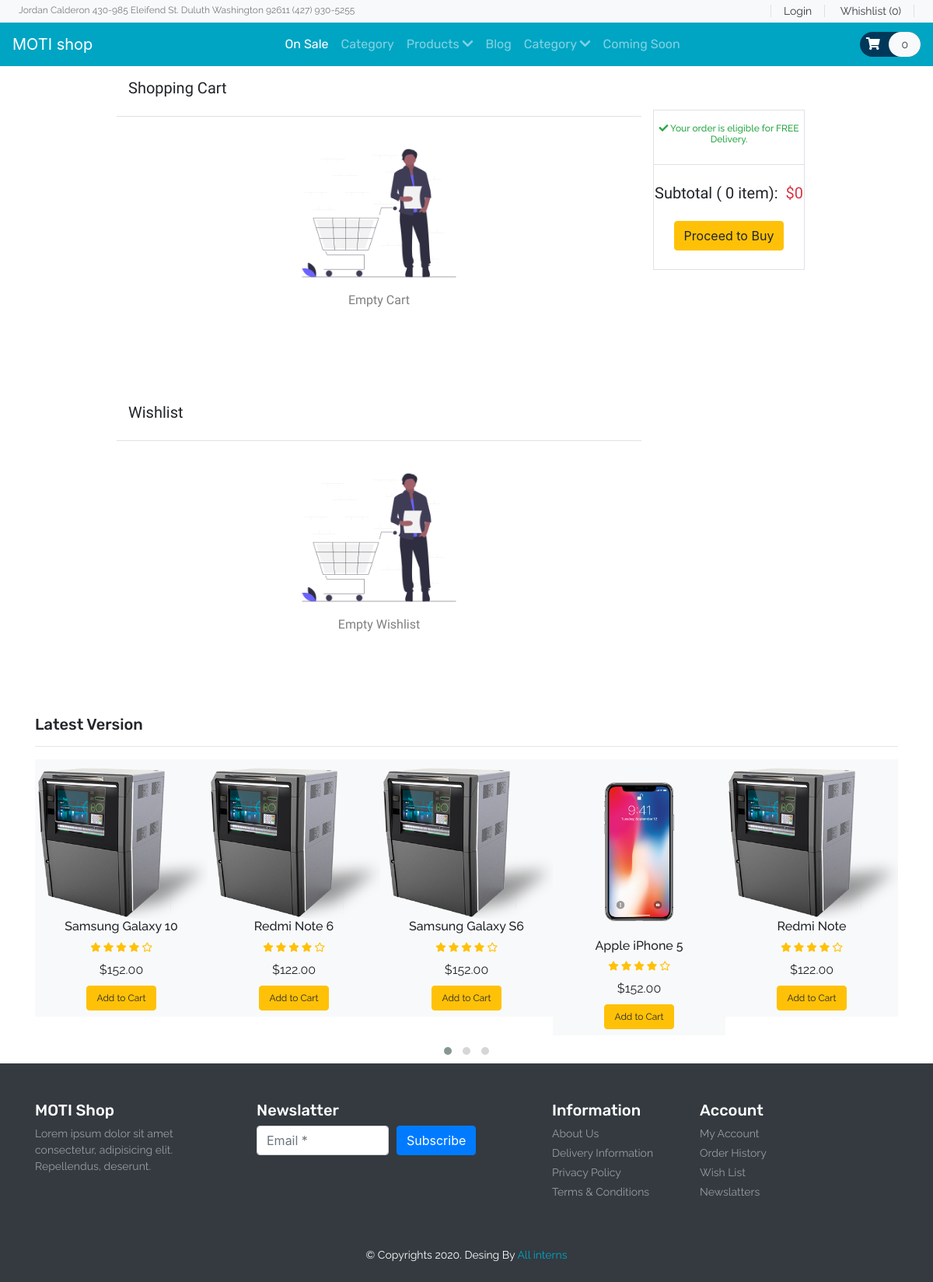
The app's page /cart.php with its own data.
### tables this page shows
CREATE TABLE `product` (
  `item_id` int(11) NOT NULL,
  `item_brand` varchar(200) NOT NULL,
  `item_name` varchar(255) NOT NULL,
  `item_price` double(10,2) NOT NULL,
  `item_image` varchar(255) NOT NULL,
  `item_register` datetime DEFAULT NULL
);

### cart.php (called while the page is built, shortened)
<?php
include ('header.php');
?>
<?php
        count($product->getData('cart')) ? include ('Template/_cart-template.php') :  include ('Template/notFound/_cart_notFound.php');
        count($product->getData('wishlist')) ? include ('Template/_wishilist_template.php') :  include ('Template/notFound/_wishlist_notFound.php');
        include ('Template/_new-phones.php');
?>
<?php
include ('footer.php');
?>

### database/DBController.php (called while the page is built, shortened)
<?php
class DBController
{
    protected $host = 'localhost';
    protected $user = 'root';
    protected $password = '';
    protected $database = "shopee";
    public function __construct()
    {
        $this->con = mysqli_connect($this->host, $this->user, $this->password, $this->database);
    }
}

### functions.php (called while the page is built)
<?php
require ('database/DBController.php');
require ('database/Product.php');
require ('database/Cart.php');
$db = new DBController();
$product = new Product($db);
$product_shuffle = $product->getData();
$Cart = new Cart($db );

### database/Product.php (called while the page is built, shortened)
<?php
class Product
{
    public $db = null;
    public function __construct(DBController $db)
    {
        $this->db = $db;
    }
    public function getData($table = 'product'){
        $result = $this->db->con->query("SELECT * FROM {$table}");
        $resultArray = array();
        while ($item = mysqli_fetch_array($result, MYSQLI_ASSOC)){
            $resultArray[] = $item;
        }
        return $resultArray;
    }
}

### Template/_new-phones.php (the view, shortened to what this page needs)
<?php
shuffle($product_shuffle);
?>
<section id="new-phones">
    <div class="container">
        <h4 class="font-rubik font-size-20">Latest Version</h4>
        <hr>
        <div class="owl-carousel owl-theme">
            <?php foreach ($product_shuffle as $item) { ?>
                <div class="item py-2 bg-light">
                    <div class="product font-rale">
                        <a href="<?php printf('%s?item_id=%s', 'product.php',  $item['item_id']); ?>"><img src="<?php echo $item['item_image'] ?? "./assets/products/1.png"; ?>" alt="product1" class="img-fluid"></a>
                        <div class="text-center">
                            <h6><?php echo  $item['item_name'] ?? "Unknown";  ?></h6>
                            <div class="rating text-warning font-size-12">
                                <span><i class="fas fa-star"></i></span>
                                <span><i class="fas fa-star"></i></span>
                                <span><i class="fas fa-star"></i></span>
                                <span><i class="fas fa-star"></i></span>
                                <span><i class="far fa-star"></i></span>
                            </div>
                            <div class="price py-2">
                                <span>$<?php echo $item['item_price'] ?? '0' ; ?></span>
                            </div>
                            <form method="post">
                                <?php
                                if (in_array($item['item_id'], $Cart->getCartId($product->getData('cart')) ?? [])){
                                    echo '<button type="submit" disabled class="btn btn-success font-size-12">In the Cart</button>';
                                }else{
                                    echo '<button type="submit" name="top_sale_submit" class="btn btn-warning font-size-12">Add to Cart</button>';
                                }
                                ?>
                            </form>
                        </div>
                    </div>
                </div>
            <?php }  ?>
        </div>
    </div>
</section>

### header.php (shortened to what this page needs)
<!DOCTYPE html>
<html lang="en">
<head>
    <link rel="stylesheet" href="https://stackpath.bootstrapcdn.com/bootstrap/4.4.1/css/bootstrap.min.css">
    <link rel="stylesheet" href="https://cdnjs.cloudflare.com/ajax/libs/OwlCarousel2/2.3.4/assets/owl.carousel.min.css" />
    <link rel="stylesheet" href="https://cdnjs.cloudflare.com/ajax/libs/OwlCarousel2/2.3.4/assets/owl.theme.default.min.css" />
    <link rel="stylesheet" href="https://cdnjs.cloudflare.com/ajax/libs/font-awesome/5.13.0/css/all.min.css" />
    <link rel="stylesheet" href="style.css">
    <?php
    require ('functions.php');
    ?>
</head>
<body>
<header id="header">
    <div class="strip d-flex justify-content-between px-4 py-1 bg-light">
        <p class="font-rale font-size-12 text-black-50 m-0">Jordan Calderon 430-985 Eleifend St. Duluth Washington 92611 (427) 930-5255</p>
        <div class="font-rale font-size-14">
            <a href="#" class="px-3 border-right border-left text-dark">Login</a>
            <a href="#" class="px-3 border-right text-dark">Whishlist (0)</a>
        </div>
    </div>
    <nav class="navbar navbar-expand-lg navbar-dark color-second-bg">
        <a class="navbar-brand" href="#">MOTI shop</a>
        <div class="collapse navbar-collapse" id="navbarNav">
            <ul class="navbar-nav m-auto font-rubik">
                <li class="nav-item active">
                    <a class="nav-link" href="index.php">On Sale</a>        </li>
                <li class="nav-item">
                    <a class="nav-link" href="#">Category</a>
                </li>
                <li class="nav-item">
                    <a class="nav-link" href="product.php">Products <i class="fas fa-chevron-down"></i></a>
                </li>
                <li class="nav-item">
                    <a class="nav-link" href="#">Blog</a>
                </li>
                <li class="nav-item">
                    <a class="nav-link" href="cart.php">Category <i class="fas fa-chevron-down"></i></a>
                </li>
                <li class="nav-item">
                    <a class="nav-link" href="#">Coming Soon</a>
                </li>
            </ul>
            <form action="#" class="font-size-14 font-rale">
                <a href="cart.php" class="py-2 rounded-pill color-primary-bg">
                    <span class="font-size-16 px-2 text-white"><i class="fas fa-shopping-cart"></i></span>
                    <span class="px-3 py-2 rounded-pill text-dark bg-light"><?php echo count($product->getData('cart')); ?></span>
                </a>
            </form>
        </div>
    </nav>
</header>
<main id="main-site">

### Template/notFound/_cart_notFound.php
<section id="cart" class="py-3 mb-5">
    <div class="container-fluid w-75">
        <h5 class="font-baloo font-size-20">Shopping Cart</h5>
        <div class="row">
            <div class="col-sm-9">
                    <div class="row border-top py-3 mt-3">
                        <div class="col-sm-12 text-center py-2">
                            <img src="./assets/blog/empty_cart.png" alt="Empty Cart" class="img-fluid" style="height: 200px;">
                            <p class="font-baloo font-size-16 text-black-50">Empty Cart</p>
                        </div>
                    </div>
            </div>
            <div class="col-sm-3">
                <div class="sub-total border text-center mt-2">
                    <h6 class="font-size-12 font-rale text-success py-3"><i class="fas fa-check"></i> Your order is eligible for FREE Delivery.</h6>
                    <div class="border-top py-4">
                        <h5 class="font-baloo font-size-20">Subtotal ( <?php echo isset($subTotal) ? count($subTotal) : 0; ?> item):&nbsp; <span class="text-danger">$<span class="text-danger" id="deal-price"><?php echo isset($subTotal) ? $Cart->getSum($subTotal) : 0; ?></span> </span> </h5>
                        <button type="submit" class="btn btn-warning mt-3">Proceed to Buy</button>
                    </div>
                </div>
            </div>
        </div>
    </div>
</section>

### Template/notFound/_wishlist_notFound.php
<section id="cart" class="py-3 mb-5">
    <div class="container-fluid w-75">
        <h5 class="font-baloo font-size-20">Wishlist</h5>
        <div class="row">
            <div class="col-sm-9">
                <div class="row border-top py-3 mt-3">
                    <div class="col-sm-12 text-center py-2">
                        <img src="./assets/blog/empty_cart.png" alt="Empty Cart" class="img-fluid" style="height: 200px;">
                        <p class="font-baloo font-size-16 text-black-50">Empty Wishlist</p>
                    </div>
                </div>
            </div>
        </div>
    </div>
</section>

### footer.php (shortened to what this page needs)
</main>
<footer id="footer" class="bg-dark text-white py-5">
    <div class="container">
        <div class="row">
            <div class="col-lg-3 col-12">
                <h4 class="font-rubik font-size-20">MOTI Shop</h4>
                <p class="font-size-14 font-rale text-white-50">Lorem ipsum dolor sit amet consectetur, adipisicing elit. Repellendus, deserunt.</p>
            </div>
            <div class="col-lg-4 col-12">
                <h4 class="font-rubik font-size-20">Newslatter</h4>
                <form class="form-row">
                    <div class="col">
                        <input type="text" class="form-control" placeholder="Email *">
                    </div>
                    <div class="col">
                        <button type="submit" class="btn btn-primary mb-2">Subscribe</button>
                    </div>
                </form>
            </div>
            <div class="col-lg-2 col-12">
                <h4 class="font-rubik font-size-20">Information</h4>
                <div class="d-flex flex-column flex-wrap">
                    <a href="#" class="font-rale font-size-14 text-white-50 pb-1">About Us</a>
                    <a href="#" class="font-rale font-size-14 text-white-50 pb-1">Delivery Information</a>
                    <a href="#" class="font-rale font-size-14 text-white-50 pb-1">Privacy Policy</a>
                    <a href="#" class="font-rale font-size-14 text-white-50 pb-1">Terms & Conditions</a>
                </div>
            </div>
            <div class="col-lg-2 col-12">
                <h4 class="font-rubik font-size-20">Account</h4>
                <div class="d-flex flex-column flex-wrap">
                    <a href="#" class="font-rale font-size-14 text-white-50 pb-1">My Account</a>
                    <a href="#" class="font-rale font-size-14 text-white-50 pb-1">Order History</a>
                    <a href="#" class="font-rale font-size-14 text-white-50 pb-1">Wish List</a>
                    <a href="#" class="font-rale font-size-14 text-white-50 pb-1">Newslatters</a>
                </div>
            </div>
        </div>
    </div>
</footer>
<div class="copyright text-center bg-dark text-white py-2">
    <p class="font-rale font-size-14">&copy; Copyrights 2020. Desing By <a href="#" class="color-second">All interns</a></p>
</div>
</body>
</html>

### style.css (style rules this page uses)
button, button:focus { outline: none !important; box-shadow: none !important; }
.font-baloo { font-family: "Baloo Thambi 2", cursive; }
.font-rale { font-family: "Raleway", cursive; }
.font-rubik { font-family: "Rubik", cursive; }
.font-size-12 { font-size: 12px; }
.font-size-14 { font-size: 14px; }
.font-size-16 { font-size: 16px; }
.font-size-20 { font-size: 20px; }
.color-primary-bg { background: #003859; }
.color-second { color: #00A5C4; }
.color-second-bg { background: #00A5C4; }

### records on screen
product: item_image (picture), item_name "Samsung Galaxy 10", item_price "152.00"
product: item_image (picture), item_name "Redmi Note 6", item_price "122.00"
product: item_image (picture), item_name "Samsung Galaxy S6", item_price "152.00"
product: item_image (picture), item_name "Apple iPhone 5", item_price "152.00"
product: item_image (picture), item_name "Redmi Note", item_price "122.00"

### other values on screen
count($product->getData('cart')) "0"
